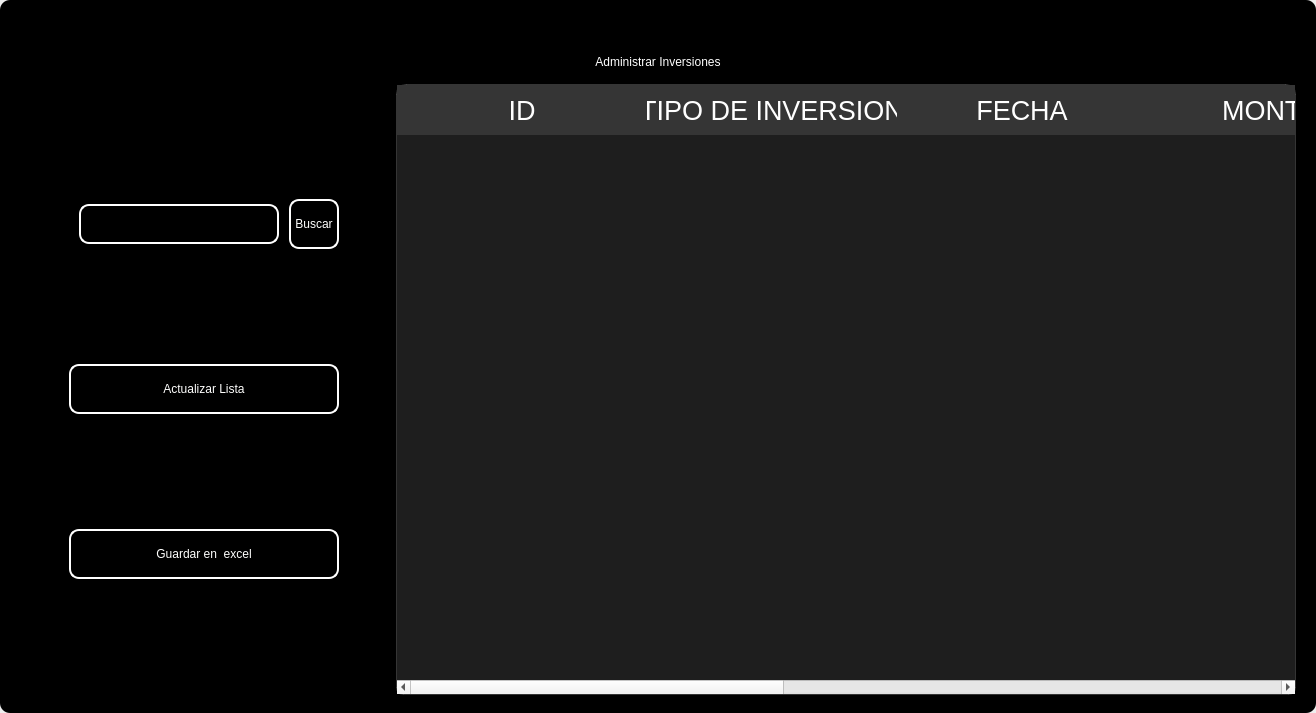
<?xml version="1.0" encoding="UTF-8"?>
<ui version="4.0">
 <class>MainWindow</class>
 <widget class="QMainWindow" name="MainWindow">
  <property name="geometry">
   <rect>
    <x>0</x>
    <y>0</y>
    <width>1316</width>
    <height>713</height>
   </rect>
  </property>
  <property name="windowTitle">
   <string>MainWindow</string>
  </property>
  <property name="styleSheet">
   <string notr="true"/>
  </property>
  <widget class="QWidget" name="centralwidget">
   <property name="styleSheet">
    <string notr="true"/>
   </property>
   <layout class="QVBoxLayout" name="verticalLayout">
    <property name="spacing">
     <number>0</number>
    </property>
    <property name="leftMargin">
     <number>0</number>
    </property>
    <property name="topMargin">
     <number>0</number>
    </property>
    <property name="rightMargin">
     <number>0</number>
    </property>
    <property name="bottomMargin">
     <number>0</number>
    </property>
    <item>
     <widget class="QFrame" name="frame">
      <property name="enabled">
       <bool>true</bool>
      </property>
      <property name="styleSheet">
       <string notr="true">
QFrame {
border-radius:10px;
	background-color: rgb(0, 0, 0);
 }
</string>
      </property>
      <property name="frameShape">
       <enum>QFrame::StyledPanel</enum>
      </property>
      <property name="frameShadow">
       <enum>QFrame::Raised</enum>
      </property>
      <layout class="QVBoxLayout" name="verticalLayout_2">
       <item>
        <widget class="QFrame" name="frame_superior">
         <property name="minimumSize">
          <size>
           <width>0</width>
           <height>40</height>
          </size>
         </property>
         <property name="maximumSize">
          <size>
           <width>16777215</width>
           <height>40</height>
          </size>
         </property>
         <property name="styleSheet">
          <string notr="true">QPushButton{
border-radius:18px;
}

QPushButton:hover{
	background-color: rgb(0, 0, 0);
}
</string>
         </property>
         <property name="frameShape">
          <enum>QFrame::StyledPanel</enum>
         </property>
         <property name="frameShadow">
          <enum>QFrame::Raised</enum>
         </property>
         <layout class="QHBoxLayout" name="horizontalLayout_3">
          <property name="spacing">
           <number>4</number>
          </property>
          <property name="leftMargin">
           <number>0</number>
          </property>
          <property name="topMargin">
           <number>0</number>
          </property>
          <property name="rightMargin">
           <number>0</number>
          </property>
          <property name="bottomMargin">
           <number>0</number>
          </property>
          <item>
           <widget class="QPushButton" name="btn_icon">
            <property name="text">
             <string/>
            </property>
            <property name="iconSize">
             <size>
              <width>40</width>
              <height>40</height>
             </size>
            </property>
           </widget>
          </item>
          <item>
           <spacer name="horizontalSpacer_2">
            <property name="orientation">
             <enum>Qt::Horizontal</enum>
            </property>
            <property name="sizeHint" stdset="0">
             <size>
              <width>443</width>
              <height>20</height>
             </size>
            </property>
           </spacer>
          </item>
          <item>
           <widget class="QPushButton" name="btn_exit">
            <property name="minimumSize">
             <size>
              <width>38</width>
              <height>38</height>
             </size>
            </property>
            <property name="maximumSize">
             <size>
              <width>38</width>
              <height>38</height>
             </size>
            </property>
            <property name="text">
             <string/>
            </property>
            <property name="iconSize">
             <size>
              <width>35</width>
              <height>35</height>
             </size>
            </property>
           </widget>
          </item>
          <item>
           <widget class="QPushButton" name="bt_minimizar">
            <property name="minimumSize">
             <size>
              <width>38</width>
              <height>38</height>
             </size>
            </property>
            <property name="maximumSize">
             <size>
              <width>38</width>
              <height>38</height>
             </size>
            </property>
            <property name="cursor">
             <cursorShape>PointingHandCursor</cursorShape>
            </property>
            <property name="text">
             <string/>
            </property>
            <property name="icon">
             <iconset>
              <normaloff>image/minus.svg</normaloff>image/minus.svg</iconset>
            </property>
            <property name="iconSize">
             <size>
              <width>38</width>
              <height>38</height>
             </size>
            </property>
           </widget>
          </item>
          <item>
           <widget class="QPushButton" name="bt_maximizar">
            <property name="minimumSize">
             <size>
              <width>38</width>
              <height>38</height>
             </size>
            </property>
            <property name="maximumSize">
             <size>
              <width>38</width>
              <height>38</height>
             </size>
            </property>
            <property name="cursor">
             <cursorShape>PointingHandCursor</cursorShape>
            </property>
            <property name="text">
             <string/>
            </property>
            <property name="icon">
             <iconset>
              <normaloff>image/chevron-up.svg</normaloff>image/chevron-up.svg</iconset>
            </property>
            <property name="iconSize">
             <size>
              <width>38</width>
              <height>38</height>
             </size>
            </property>
           </widget>
          </item>
          <item>
           <widget class="QPushButton" name="bt_restaurar">
            <property name="minimumSize">
             <size>
              <width>38</width>
              <height>38</height>
             </size>
            </property>
            <property name="maximumSize">
             <size>
              <width>38</width>
              <height>38</height>
             </size>
            </property>
            <property name="cursor">
             <cursorShape>PointingHandCursor</cursorShape>
            </property>
            <property name="text">
             <string/>
            </property>
            <property name="icon">
             <iconset>
              <normaloff>image/chevron-down.svg</normaloff>image/chevron-down.svg</iconset>
            </property>
            <property name="iconSize">
             <size>
              <width>38</width>
              <height>38</height>
             </size>
            </property>
           </widget>
          </item>
          <item>
           <widget class="QPushButton" name="bt_cerrar">
            <property name="minimumSize">
             <size>
              <width>38</width>
              <height>38</height>
             </size>
            </property>
            <property name="maximumSize">
             <size>
              <width>38</width>
              <height>38</height>
             </size>
            </property>
            <property name="cursor">
             <cursorShape>PointingHandCursor</cursorShape>
            </property>
            <property name="text">
             <string/>
            </property>
            <property name="icon">
             <iconset>
              <normaloff>image/x.svg</normaloff>image/x.svg</iconset>
            </property>
            <property name="iconSize">
             <size>
              <width>38</width>
              <height>38</height>
             </size>
            </property>
           </widget>
          </item>
         </layout>
        </widget>
       </item>
       <item>
        <widget class="QLabel" name="label">
         <property name="styleSheet">
          <string notr="true">font: 30pt &quot;MS Shell Dlg 2&quot;;
color: rgb(255, 255, 255);</string>
         </property>
         <property name="text">
          <string>Administrar Inversiones</string>
         </property>
         <property name="alignment">
          <set>Qt::AlignCenter</set>
         </property>
        </widget>
       </item>
       <item>
        <widget class="QFrame" name="frame_3">
         <property name="minimumSize">
          <size>
           <width>0</width>
           <height>0</height>
          </size>
         </property>
         <property name="frameShape">
          <enum>QFrame::StyledPanel</enum>
         </property>
         <property name="frameShadow">
          <enum>QFrame::Raised</enum>
         </property>
         <layout class="QHBoxLayout" name="horizontalLayout_4">
          <property name="leftMargin">
           <number>9</number>
          </property>
          <property name="topMargin">
           <number>9</number>
          </property>
          <property name="rightMargin">
           <number>9</number>
          </property>
          <item>
           <layout class="QVBoxLayout" name="verticalLayout_4">
            <property name="spacing">
             <number>50</number>
            </property>
            <property name="sizeConstraint">
             <enum>QLayout::SetDefaultConstraint</enum>
            </property>
            <property name="leftMargin">
             <number>50</number>
            </property>
            <property name="topMargin">
             <number>50</number>
            </property>
            <property name="rightMargin">
             <number>50</number>
            </property>
            <property name="bottomMargin">
             <number>50</number>
            </property>
            <item>
             <layout class="QHBoxLayout" name="horizontalLayout">
              <property name="spacing">
               <number>10</number>
              </property>
              <property name="leftMargin">
               <number>10</number>
              </property>
              <property name="topMargin">
               <number>0</number>
              </property>
              <property name="bottomMargin">
               <number>0</number>
              </property>
              <item>
               <widget class="QLineEdit" name="searchtxt">
                <property name="minimumSize">
                 <size>
                  <width>200</width>
                  <height>25</height>
                 </size>
                </property>
                <property name="maximumSize">
                 <size>
                  <width>150</width>
                  <height>40</height>
                 </size>
                </property>
                <property name="styleSheet">
                 <string notr="true">QLabel {
	color: rgb(255, 255, 254);
	font: 12pt &quot;Arial&quot;;
	background-color: rgba(0, 0, 0,0);
}

QTextEdit{
background-color: rgba(0, 0, 0,0);
border-radius:10px; 
font: 12pt &quot;Arial&quot;;
color: rgb(255, 255, 254);
border: 2px solid  rgb(255, 255, 255);

}

QTextEdit:hover{
background-color: rgba(0, 0, 0,0);
border-radius:10px; 
font: 12pt &quot;Arial&quot;;
border: 2px solid  rgb(120, 0, 171);
}

QTextEdit:focus{
background-color: rgb(0, 0, 0);
border-radius:10px; 
font: 12pt &quot;Arial&quot;;
border: 2px solid rgb(120, 0, 171);
}

QLineEdit{
background-color: rgba(0, 0, 0,0);
border-radius:10px; 
font: 12pt &quot;Arial&quot;;
color: rgb(255, 255, 254);
border: 2px solid  rgb(255, 255, 255);

}

QLineEdit:hover{
background-color: rgba(0, 0, 0,0);
border-radius:10px; 
font: 12pt &quot;Arial&quot;;
border: 2px solid  rgb(120, 0, 171);
}

QLineEdit:focus{
background-color: rgb(0, 0, 0);
border-radius:10px; 
font: 12pt &quot;Arial&quot;;
border: 2px solid rgb(120, 0, 171);
}

QCheckBox{
	font: 12pt &quot;Arial&quot;;
	color: rgb(255, 255, 255);
}

QCheckBox::indicator {
    width: 18px;
    height:18px;
}

QCheckBox::indicator:unchecked {
   background-image: url(image/square.svg);
}

QCheckBox::indicator:checked {
   background-image: url(image/check-square.svg);
}

QPushButton{
border-radius:10px; 
font: 12pt &quot;Arial&quot;;
color: rgb(255, 255, 254);
border: 2px solid #ffffff;
}

QPushButton:hover{
border-radius:10px; 
font: 12pt &quot;Arial&quot;;
color: rgb(255, 255, 255);
border: 2px solid rgb(120, 0, 171);
	background-color: rgb(120, 0, 171);
}
</string>
                </property>
               </widget>
              </item>
              <item>
               <widget class="QPushButton" name="btn_search">
                <property name="sizePolicy">
                 <sizepolicy hsizetype="Minimum" vsizetype="Fixed">
                  <horstretch>0</horstretch>
                  <verstretch>0</verstretch>
                 </sizepolicy>
                </property>
                <property name="minimumSize">
                 <size>
                  <width>0</width>
                  <height>15</height>
                 </size>
                </property>
                <property name="maximumSize">
                 <size>
                  <width>100</width>
                  <height>50</height>
                 </size>
                </property>
                <property name="cursor">
                 <cursorShape>PointingHandCursor</cursorShape>
                </property>
                <property name="styleSheet">
                 <string notr="true">QPushButton{
border-radius:10px; 
font: 12pt &quot;Arial&quot;;
color: rgb(255, 255, 254);
border: 2px solid #ffffff;
}

QPushButton:hover{
border-radius:10px; 
font: 12pt &quot;Arial&quot;;
color: rgb(255, 255, 255);
border: 2px solid rgb(120, 0, 171);
	background-color: rgb(120, 0, 171);
}</string>
                </property>
                <property name="text">
                 <string>Buscar</string>
                </property>
               </widget>
              </item>
             </layout>
            </item>
            <item>
             <widget class="QPushButton" name="btn_get">
              <property name="minimumSize">
               <size>
                <width>50</width>
                <height>40</height>
               </size>
              </property>
              <property name="maximumSize">
               <size>
                <width>300</width>
                <height>50</height>
               </size>
              </property>
              <property name="cursor">
               <cursorShape>PointingHandCursor</cursorShape>
              </property>
              <property name="styleSheet">
               <string notr="true">QPushButton{
border-radius:10px; 
font: 12pt &quot;Arial&quot;;
color: rgb(255, 255, 254);
border: 2px solid #ffffff;
}

QPushButton:hover{
border-radius:10px; 
font: 12pt &quot;Arial&quot;;
color: rgb(255, 255, 255);
border: 2px solid rgb(120, 0, 171);
	background-color: rgb(120, 0, 171);
}</string>
              </property>
              <property name="text">
               <string>Actualizar Lista</string>
              </property>
              <property name="iconSize">
               <size>
                <width>35</width>
                <height>35</height>
               </size>
              </property>
             </widget>
            </item>
            <item>
             <widget class="QPushButton" name="btn_excel">
              <property name="minimumSize">
               <size>
                <width>10</width>
                <height>40</height>
               </size>
              </property>
              <property name="maximumSize">
               <size>
                <width>300</width>
                <height>50</height>
               </size>
              </property>
              <property name="cursor">
               <cursorShape>PointingHandCursor</cursorShape>
              </property>
              <property name="styleSheet">
               <string notr="true">QPushButton{
border-radius:10px; 
font: 12pt &quot;Arial&quot;;
color: rgb(255, 255, 254);
border: 2px solid #ffffff;
}

QPushButton:hover{
border-radius:10px; 
font: 12pt &quot;Arial&quot;;
color: rgb(255, 255, 255);
border: 2px solid rgb(120, 0, 171);
	background-color: rgb(120, 0, 171);
}</string>
              </property>
              <property name="text">
               <string>Guardar en  excel</string>
              </property>
              <property name="iconSize">
               <size>
                <width>35</width>
                <height>35</height>
               </size>
              </property>
             </widget>
            </item>
           </layout>
          </item>
          <item>
           <widget class="QTableWidget" name="table_investment">
            <property name="minimumSize">
             <size>
              <width>900</width>
              <height>0</height>
             </size>
            </property>
            <property name="maximumSize">
             <size>
              <width>700</width>
              <height>16777215</height>
             </size>
            </property>
            <property name="styleSheet">
             <string notr="true">QTableView {
	background-color: rgba(255, 255, 255, 30); 	
	border: 1px solid rgba(255,255,255,40);
	border-bottom-right-radius: 7px; 
	border-bottom-left-radius: 7px; 
	color: white;
	font: 15pt &quot;MS Shell Dlg 2&quot;;
}

QHeaderView::section {
background-color: rgb(53, 53, 53);
color: white;
border: none;
height: 50px;
font-size: 20pt;
}

QTableView::item {
    border-style: none;
    border-bottom: 1px solid rgba(255,255,255,50);
    padding-left: auto;
    padding-right: auto;
}

QTableView::item:selected{
	border: none;
	color: rgb(255, 255, 255);
    background-color: rgba(255, 255, 255, 50);
}
</string>
            </property>
            <property name="lineWidth">
             <number>1</number>
            </property>
            <property name="editTriggers">
             <set>QAbstractItemView::NoEditTriggers</set>
            </property>
            <attribute name="horizontalHeaderDefaultSectionSize">
             <number>250</number>
            </attribute>
            <column>
             <property name="text">
              <string>ID</string>
             </property>
            </column>
            <column>
             <property name="text">
              <string>TIPO DE INVERSION</string>
             </property>
            </column>
            <column>
             <property name="text">
              <string>FECHA</string>
             </property>
            </column>
            <column>
             <property name="text">
              <string>MONTO</string>
             </property>
            </column>
            <column>
             <property name="text">
              <string>MONTO FINAL INVERTIDO</string>
             </property>
            </column>
            <column>
             <property name="text">
              <string>RENDIMIENTO</string>
             </property>
            </column>
            <column>
             <property name="text">
              <string>FECHA EXPIRACION</string>
             </property>
            </column>
           </widget>
          </item>
         </layout>
        </widget>
       </item>
      </layout>
     </widget>
    </item>
   </layout>
  </widget>
 </widget>
 <resources/>
 <connections/>
</ui>
